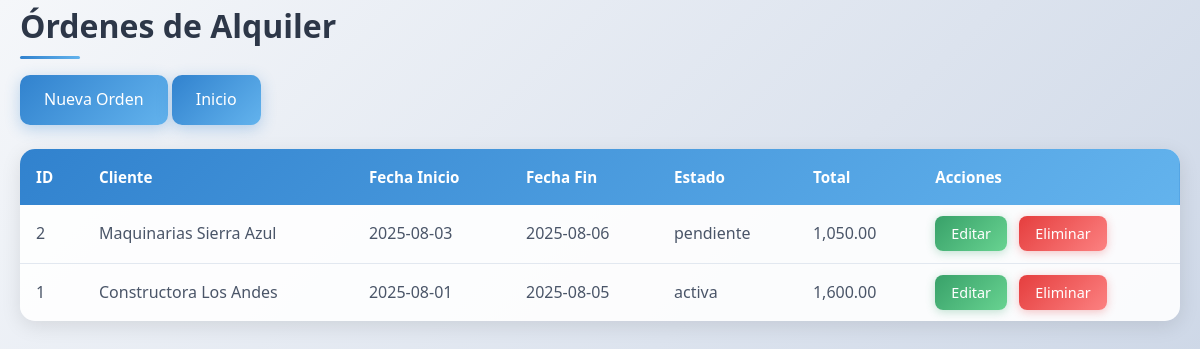
/ordenes_trabajo_services/R_ordenes_trabajo.php (signed in), run on the app's committed database.
### tables this page shows
CREATE TABLE ordenes_alquiler (
    id_orden INT AUTO_INCREMENT PRIMARY KEY,
    id_cliente INT NOT NULL,
    fecha_inicio DATE NOT NULL,
    fecha_fin DATE NOT NULL,
    estado_orden VARCHAR(20) DEFAULT 'pendiente',  
    total DECIMAL(10,2) DEFAULT 0,
    FOREIGN KEY (id_cliente) REFERENCES clientes(id_cliente)
);

CREATE TABLE clientes (
    id_cliente INT AUTO_INCREMENT PRIMARY KEY,
    nombre_cliente VARCHAR(100) NOT NULL,
    ruc_cedula VARCHAR(20) NOT NULL UNIQUE,
    direccion VARCHAR(150),
    telefono VARCHAR(20),
    correo VARCHAR(100)
);

### auth_services/permisos.php (called while the page is built, shortened)
<?php
$permisos = [
    'Administrador' => ['crear', 'editar', 'eliminar', 'listar'],
    'Desarrollador' => ['listar', 'editar', 'crear'],
    'Supervisor'    => ['listar'],
];
function tienePermiso($accion, $rol = null) {
    global $permisos;
    if ($rol === null) {
        $rol = $_SESSION['rol'];
    }
    return isset($permisos[$rol]) && in_array($accion, $permisos[$rol]);
}

### ordenes_trabajo_services/R_ordenes_trabajo.php (the view, shortened to what this page needs)
<?php
require_once '../config/db.php';
require_once '../auth_services/permisos.php';
try {
    $sql = "SELECT o.id_orden, o.fecha_inicio, o.fecha_fin, o.estado_orden, o.total, c.nombre_cliente
            FROM ordenes_alquiler o
            INNER JOIN clientes c ON o.id_cliente = c.id_cliente
            ORDER BY o.id_orden DESC";
    $stmt = $pdo->query($sql);
    $ordenes = $stmt->fetchAll(PDO::FETCH_ASSOC);
} catch (PDOException $e) {
    echo "Error: " . $e->getMessage();
    $ordenes = [];
}
?>
<!DOCTYPE html>
<html>
<head>
    <link rel="stylesheet" href="../public/style.css">
</head>
<body>
    <div class="container">
        <h2>Órdenes de Alquiler</h2>
        <div class="actions">
            <?php if (tienePermiso('crear')): ?>
                <a href="C_ordenes_trabajo.php" class="btn-primary">Nueva Orden</a>
            <?php endif; ?>
            <a href="../public/menu.php" class="btn-primary">Inicio</a>
        </div>
        <table>
            <thead>
                <tr>
                    <th>ID</th>
                    <th>Cliente</th>
                    <th>Fecha Inicio</th>
                    <th>Fecha Fin</th>
                    <th>Estado</th>
                    <th>Total</th>
                    <th>Acciones</th>
                </tr>
            </thead>
            <tbody>
                <?php if (empty($ordenes)): ?>
                    <tr>
                        <td colspan="7">No hay órdenes registradas</td>
                    </tr>
                <?php else: ?>
                    <?php foreach ($ordenes as $orden): ?>
                        <tr>
                            <td><?= $orden['id_orden'] ?></td>
                            <td><?= htmlspecialchars($orden['nombre_cliente']) ?></td>
                            <td><?= htmlspecialchars($orden['fecha_inicio']) ?></td>
                            <td><?= htmlspecialchars($orden['fecha_fin']) ?></td>
                            <td><?= htmlspecialchars($orden['estado_orden']) ?></td>
                            <td><?= number_format($orden['total'], 2) ?></td>
                            <td>
                                <?php if (tienePermiso('editar')): ?>
                                    <a href="U_ordenes_trabajo.php?id=<?= $orden['id_orden'] ?>" class="btn-edit">Editar</a>
                                <?php endif; ?>
                                <?php if (tienePermiso('eliminar')): ?>
                                    <a href="D_ordenes_trabajo.php?id=<?= $orden['id_orden'] ?>" class="btn-delete" onclick="return confirm('¿Estás seguro?')">Eliminar</a>
                                <?php endif; ?>
                            </td>
                        </tr>
                    <?php endforeach; ?>
                <?php endif; ?>
            </tbody>
        </table>
    </div>
</body>
</html>

### public/style.css (style rules this page uses)
* { margin: 0; padding: 0; box-sizing: border-box; }
body { font-family: 'Segoe UI', Tahoma, Geneva, Verdana, sans-serif; line-height: 1.6; color: #333; background: linear-gradient(135deg, #f5f7fa 0%, #c3cfe2 100%); min-height: 100vh; }
.container { max-width: 1200px; margin: 0 auto; padding: 0 20px; }
h2 { color: #2d3748; font-size: 2rem; margin-bottom: 1.5rem; font-weight: 600; position: relative; }
h2::after { content: ''; position: absolute; bottom: -8px; left: 0; width: 60px; height: 3px; background: linear-gradient(90deg, #3182ce, #63b3ed); border-radius: 2px; }
a { color: #3182ce; text-decoration: none; transition: color 0.3s ease; }
table { width: 100%; border-collapse: collapse; background: rgba(255, 255, 255, 0.9); border-radius: 15px; overflow: hidden; box-shadow: 0 5px 20px rgba(0, 0, 0, 0.1); margin: 1.5rem 0; }
thead { background: linear-gradient(135deg, #3182ce 0%, #63b3ed 100%); color: white; }
th { padding: 1rem; text-align: left; font-weight: 600; font-size: 0.95rem; }
td { padding: 1rem; border-bottom: 1px solid #e2e8f0; color: #4a5568; }
tbody tr:last-child td { border-bottom: none; }
.actions { margin-bottom: 1.5rem; }
.btn-primary { background: linear-gradient(135deg, #3182ce 0%, #63b3ed 100%); color: white; padding: 0.75rem 1.5rem; border-radius: 10px; text-decoration: none; font-weight: 500; transition: all 0.3s ease; box-shadow: 0 4px 15px rgba(49, 130, 206, 0.3); display: inline-block; }
.btn-edit { background: linear-gradient(135deg, #38a169 0%, #68d391 100%); color: white; padding: 0.5rem 1rem; border-radius: 8px; text-decoration: none; font-size: 0.9rem; font-weight: 500; transition: all 0.3s ease; box-shadow: 0 2px 10px rgba(56, 161, 105, 0.3); margin-right: 0.5rem; }
.btn-delete { background: linear-gradient(135deg, #e53e3e 0%, #fc8181 100%); color: white; padding: 0.5rem 1rem; border-radius: 8px; text-decoration: none; font-size: 0.9rem; font-weight: 500; transition: all 0.3s ease; box-shadow: 0 2px 10px rgba(229, 62, 62, 0.3); }

### data on the page
ordenes_alquiler: id_orden "2", id_cliente.nombre_cliente "Maquinarias Sierra Azul", fecha_inicio "2025-08-03", fecha_fin "2025-08-06", estado_orden "pendiente", total "1,050.00"
ordenes_alquiler: id_orden "1", id_cliente.nombre_cliente "Constructora Los Andes", fecha_inicio "2025-08-01", fecha_fin "2025-08-05", estado_orden "activa", total "1,600.00"
